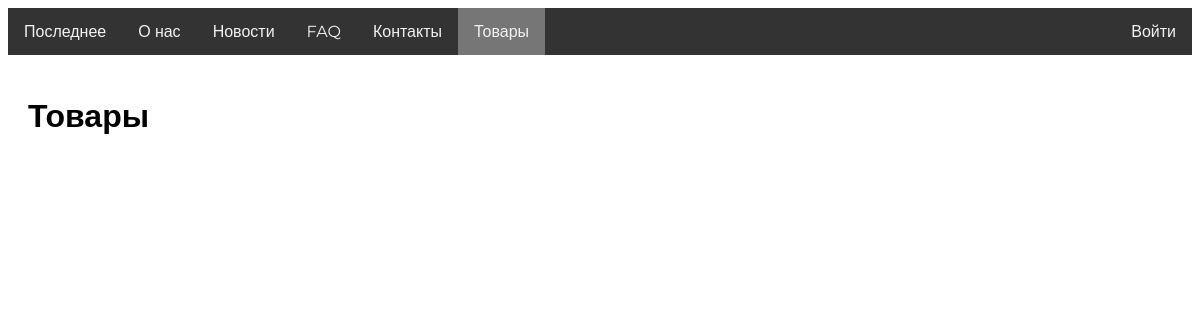
/products/, run on an earlier commit of the app's database.
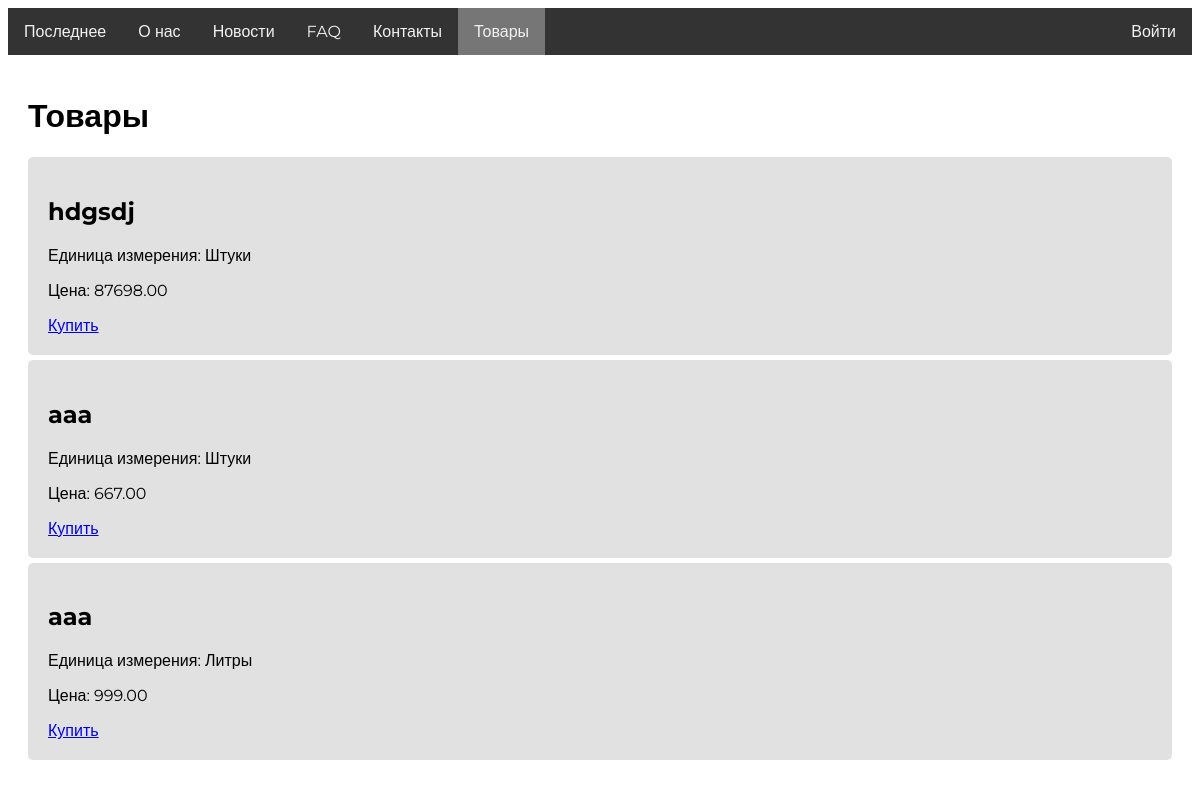
And on a later commit of the database.
### myapp/models.py (models this page shows, shortened)
class Product(models.Model):
    UNIT_CHOICES = [
        ('pcs', 'Штуки'),
        ('kg', 'Килограммы'),
        ('l', 'Литры'),
    ]
    name = models.CharField(max_length=100)
    price = models.DecimalField(max_digits=10, decimal_places=2)
    unit = models.CharField(max_length=3, choices=UNIT_CHOICES, default='pcs')

### myapp/views.py (the view)
# urls.py: path('products/', views.product_list, name='products_list'),
def product_list(request):
    products = Product.objects.all()
    return render(request, 'product_list.html', {'products': products, 'user': request.user})

### templates/product_list.html (shortened to what this page needs)
<!DOCTYPE html>
{% load static %}
<html lang="ru">
<head>
    <link rel="stylesheet" href="{% static 'css/styles.css' %}" />
</head>
<body>
<div class="navbar">
    <div class="left-items">
        <a href="#" id="latest" class="tab">Последнее</a>
        <a href="#" id="about" class="tab">О нас</a>
        <a href="#" id="news" class="tab">Новости</a>
        <a href="#" id="faq" class="tab">FAQ</a>
        <a href="#" id="contacts" class="tab">Контакты</a>
        <a href="#" id="products" class="tab active">Товары</a>
    </div>
    {% if user.is_authenticated %}
    <div class="sp">
        <span>Привет, {{ user.username }}!</span>
        <a href="/logout">Выйти</a>
    </div>
    {% else %}
        <a href="/login">Войти</a>
    {% endif %}
</div>
<div class="container">
    <h1>Товары</h1>
    <div>
        {% for product in products %}
            <div class="article-summary">
                <h2>{{ product.name }}</h2>
                <p>Единица измерения: {{ product.get_unit_display }}</p>
                <p>Цена: {{ product.price }}</p>
                <a href="{% url 'buy_product' product.pk %}" class="buy-button">Купить</a>
            </div>
        {% endfor %}
    </div>
</div>
</body>
</html>

What changed in the data, as far as the page shows it:
added Product: name "hdgsdj", unit "Штуки", price "87698.00"
added Product: name "aaa", unit "Штуки", price "667.00"
added Product: name "aaa", unit "Литры", price "999.00"
